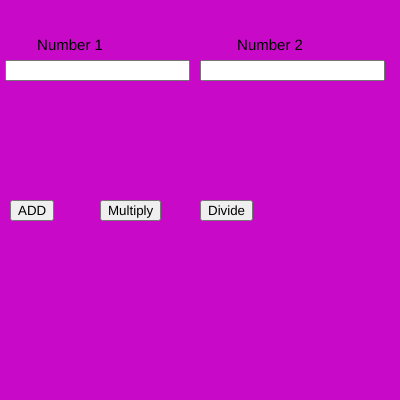
Frame 1 (no input)
Frame 60 (no input): identical to frame 1, image omitted
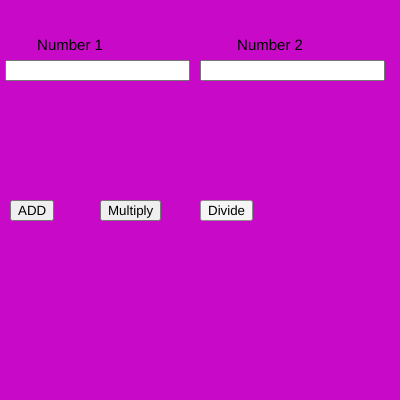
Frame 120 (the mouse pressed at the canvas centre since frame 60)

The p5.js sketch that drew these frames (run headless with seeded random() and noise() and a simulated clock; from frame 60 on, the mouse is pressed at the canvas centre):

// p5.js sketch
// ── sketch.js
var n1,n2;
var b1,b2,b3,b4;

function setup() {
  
  createCanvas(400, 400);
  
  num1 = createInput();
  num1.position(5, 60);
  
  num2 = createInput();
  num2.position(200, 60);
  
  b1 = createButton("ADD");
  b1.position(10, 200);
  b1.mousePressed(add);
  
  b2 = createButton("Multiply");
  b2.position(100, 200);
  b2.mousePressed(mul);
  
  b3 = createButton("Divide");
  b3.position(200,200);
  b3.mousePressed(div);
  
  textAlign(CENTER);
  textSize(15);
}

function draw() {
  background(200,10,200)
  text("Number 1",70,50)
  text("Number 2",270,50)
  
  n1 = parseInt(num1.value())
  n2 = parseInt(num2.value())

}

function add(){
  console.log(n1 + n2);
}

function mul(){
  console.log(n1*n2);
}

function div(){
  console.log(n1/n2);
}
